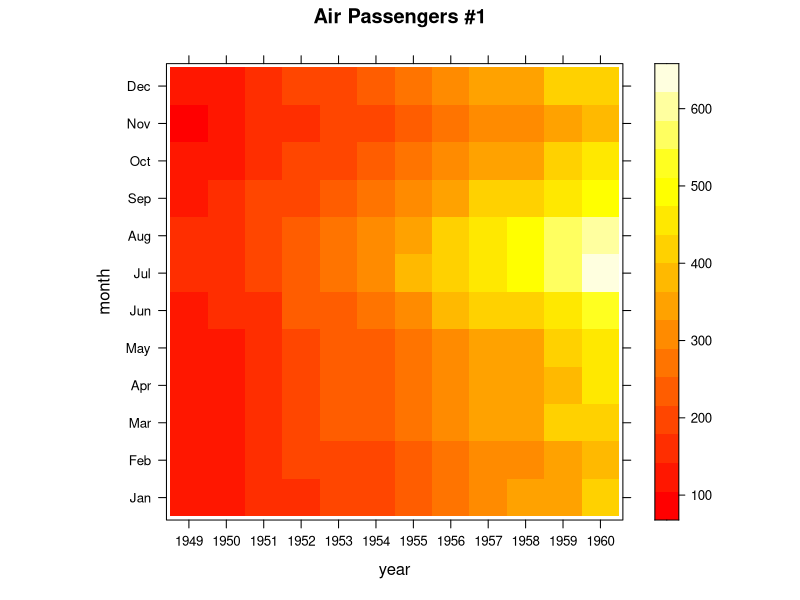
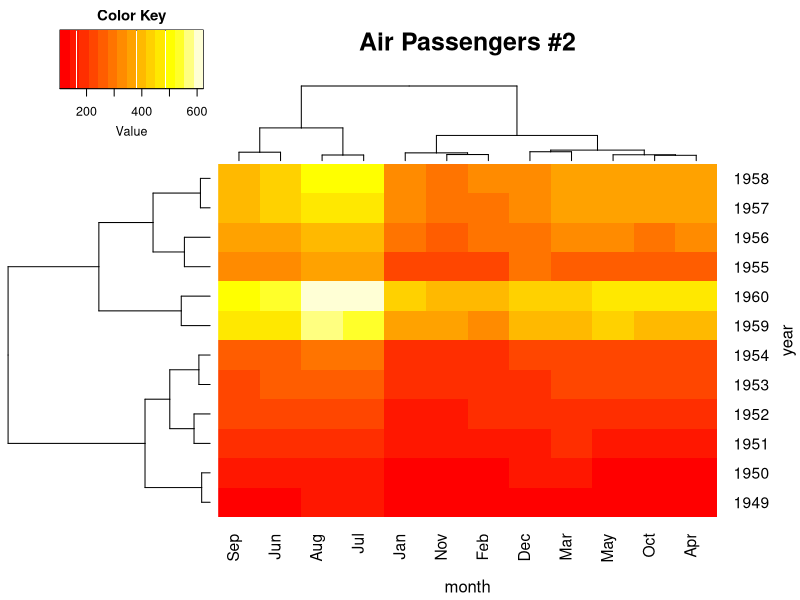
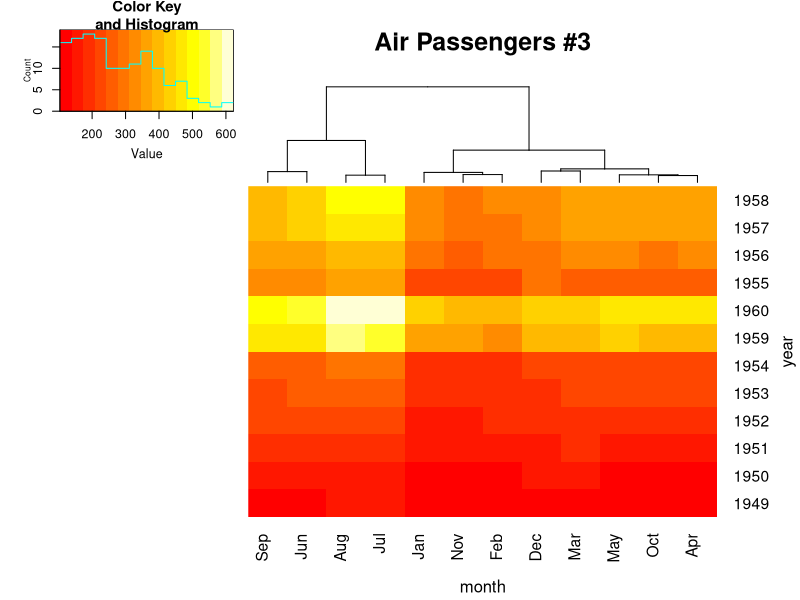

Recreate these plots in R, in order.
### loading packages
if (!require("gplots")) {
install.packages("gplots", dependencies = TRUE)
library(gplots)
}
if (!require("lattice")) {
install.packages("lattice", dependencies = TRUE)
library(lattice)
}

### loading data
data(AirPassengers)
cat("\nAirPassengers data:\n")
print(AirPassengers)     
cat("\nData type of AirPassengers:", 
	class(AirPassengers), "\n\n")

### converting data
rowcolNames <- list(as.character(1949:1960), month.abb)
air_data <- matrix(AirPassengers, 
	ncol = 12, 
	byrow = TRUE, 
	dimnames = rowcolNames)
cat("\nair_data:\n") 
print(air_data)
cat("\nData type of air_data:", 
	class(air_data), "\n\n")

### drawing heat maps
pdf("firstHeatmaps.pdf")

# 1) Air Passengers #1
print(levelplot(air_data,
	col.regions=heat.colors, 
	xlab = "year",
	ylab = "month", 
	main = "Air Passengers #1"))

# 2) Air Passengers #2
heatmap.2(air_data, 
	trace = "none", 
	density.info = "none", 
	xlab = "month", 
	ylab = "year", 
	main = "Air Passengers #2")

# 3) Air Passengers #3
heatmap.2(air_data, 
	trace = "none", 
	xlab = "month", 
	ylab = "year", 
	main = "Air Passengers #3",
	density.info = "histogram",
	dendrogram = "column",
	keysize = 1.8)

dev.off()
cat("Heat maps saved as ", getwd(),
	"/first_heatmaps.pdf", sep = "")
